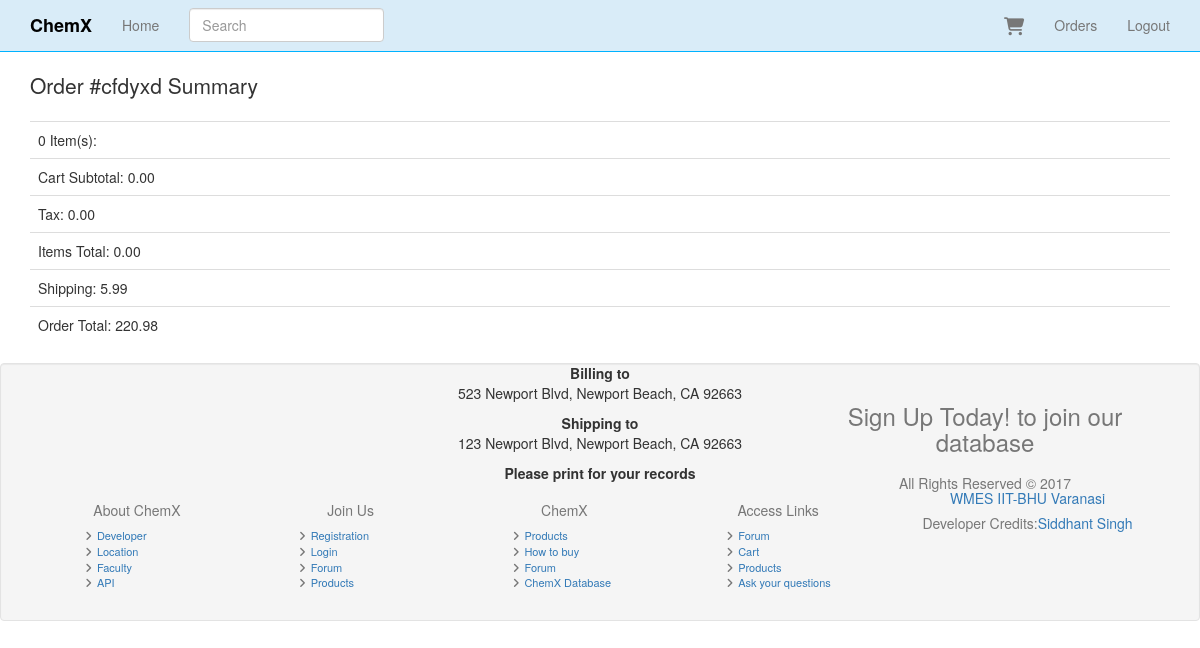
/orders/38/ (signed in), run on the app's committed database.
### orders/models.py (models this page shows, shortened)
class Order(models.Model):
	status = models.CharField(max_length=120, choices=ORDER_STATUS_CHOICES, default='created')
	cart = models.ForeignKey(Cart)
	user = models.ForeignKey(UserCheckout, null=True)
	billing_address = models.ForeignKey(UserAddress, related_name='billing_address', null=True)
	shipping_address = models.ForeignKey(UserAddress, related_name='shipping_address', null=True)
	shipping_total_price = models.DecimalField(max_digits=50, decimal_places=2, default=5.99)
	order_total = models.DecimalField(max_digits=50, decimal_places=2, )
	order_id = models.CharField(max_length=20, null=True, blank=True)
	class Meta:
		ordering = ['-id']

class UserAddress(models.Model):
	user = models.ForeignKey(UserCheckout)
	type = models.CharField(max_length=120, choices=ADDRESS_TYPE)
	street = models.CharField(max_length=120)
	city = models.CharField(max_length=120)
	state = models.CharField(max_length=120)
	zipcode = models.CharField(max_length=120)
	def get_address(self):
		return "%s, %s, %s %s" %(self.street, self.city, self.state, self.zipcode)

### carts/models.py (models this page shows)
class Cart(models.Model):
	user = models.ForeignKey(settings.AUTH_USER_MODEL, null=True, blank=True)
	items = models.ManyToManyField(Variation, through=CartItem)
	timestamp = models.DateTimeField(auto_now_add=True, auto_now=False)
	updated = models.DateTimeField(auto_now_add=False, auto_now=True)
	subtotal = models.DecimalField(max_digits=50, decimal_places=2, default=25.00)
	tax_percentage  = models.DecimalField(max_digits=10, decimal_places=5, default=0.085)
	tax_total = models.DecimalField(max_digits=50, decimal_places=2, default=25.00)
	total = models.DecimalField(max_digits=50, decimal_places=2, default=25.00)
	def __unicode__(self):
		return str(self.id)
	def update_subtotal(self):
		print "updating..."
		subtotal = 0
		items = self.cartitem_set.all()
		for item in items:
			subtotal += item.line_item_total
		self.subtotal = "%.2f" %(subtotal)
		self.save()

### orders/views.py (the view)
# urls.py: url(r'^orders/(?P<pk>\d+)/$', OrderDetail.as_view(), name='order_detail'),
class OrderDetail(DetailView):
	model = Order
	def dispatch(self, request, *args, **kwargs):
		try:
			user_check_id = self.request.session.get("user_checkout_id")
			user_checkout = UserCheckout.objects.get(id=user_check_id)
		except UserCheckout.DoesNotExist:
			user_checkout = UserCheckout.objects.get(user=request.user)
		except:
			user_checkout = None
		obj = self.get_object()
		if obj.user == user_checkout and user_checkout is not None:
			return super(OrderDetail, self).dispatch(request, *args, **kwargs)
		else:
			raise Http404

### orders/templates/orders/order_detail.html
{% extends "base.html" %}
{% block content %}
{% include "orders/order_summary_short.html" with order=order %}
<p><b>Please print for your records</b></p>
{% endblock %}

### orders/templates/orders/order_summary_short.html (shortened to what this page needs)
<p class='lead'>
Order {% if order.order_id %}#{{ order.order_id }}{% endif %} Summary</p>
<table class='table'>
<tr><td>{{ order.cart.cartitem_set.count }} Item(s): <br/></td></tr>
<tr><td>Cart Subtotal: {{ order.cart.subtotal }}</td></tr>
<tr><td>Tax: {{ order.cart.tax_total }}</td></tr>
<tr><td>Items Total: {{ order.cart.total }}</td></tr>
<tr><td>Shipping: {{ order.shipping_total_price }}</td></tr>
<tr><td>Order Total: {{ order.order_total }}</td></tr>
</table>
</div>
<div class='col-sm-4 col-sm-offset-4 text-center'>
<p><b>Billing to</b>
<br/>
{{ order.billing_address.get_address }}
<p>
<p><b>Shipping to</b>
<br/>
{{ order.shipping_address.get_address }}
<p>

### static_in_pro/our_static/css/navbar-static-top.css (style rules this page uses)
body { min-height: 1000px; }

### data on the page
Order: order_id "cfdyxd", cart.cartitem_set.count "0", cart.subtotal "0.00", cart.tax_total "0.00", cart.total "0.00", shipping_total_price "5.99", order_total "220.98", billing_address.get_address "523 Newport Blvd, Newport Beach, CA 92663", shipping_address.get_address "123 Newport Blvd, Newport Beach, CA 92663"
